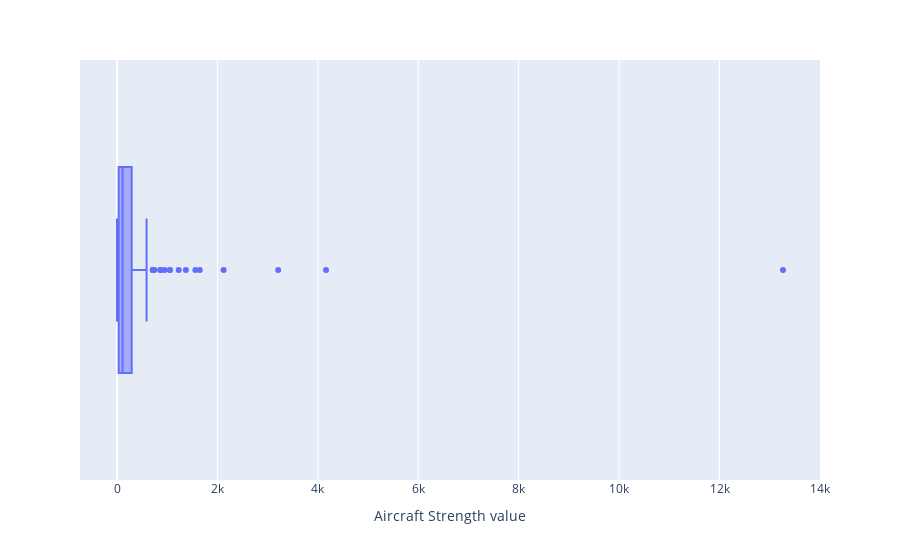

Notebook cell for this chart:
### Code cell
fig = px.box(data, x = data["Aircraft Strength value"],
             hover_name=data["Country"])
fig.show()

### Figure 1 — Plotly figure (JSON) as saved in the notebook; plotly's stock layout.template omitted (floating-point values rounded to 4 significant figures; data arrays with more than 128 entries replaced by an {"elided": "..."} marker saying what was removed)
{"data": [{"alignmentgroup": "True", "hovertemplate": "<b>%{hovertext}</b><br><br>Aircraft Strength value=%{x}<extra></extra>", "hovertext": {"elided": "138 str values"}, "legendgroup": "", "marker": {"color": "#636efa"}, "name": "", "notched": false, "offsetgroup": "", "orientation": "h", "showlegend": false, "type": "box", "x": {"elided": "138 int values"}, "x0": " ", "xaxis": "x", "y0": " ", "yaxis": "y"}], "layout": {"boxmode": "group", "legend": {"tracegroupgap": 0}, "margin": {"t": 60}, "xaxis": {"anchor": "y", "domain": [0, 1], "title": {"text": "Aircraft Strength value"}}, "yaxis": {"anchor": "x", "domain": [0, 1]}}}
